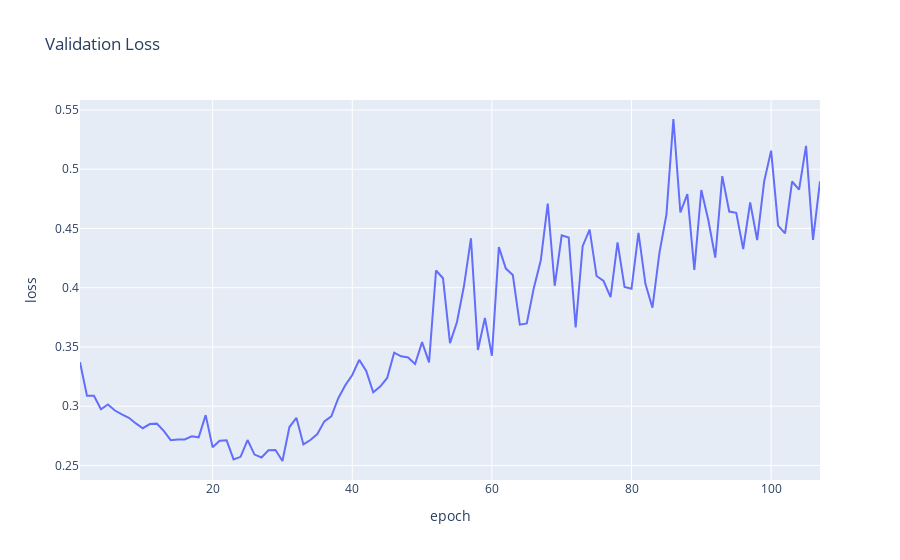

The cell this chart's notebook holds for it:
### Code cell
show_graph(full_validation_log, 'loss', 'Validation Loss')
